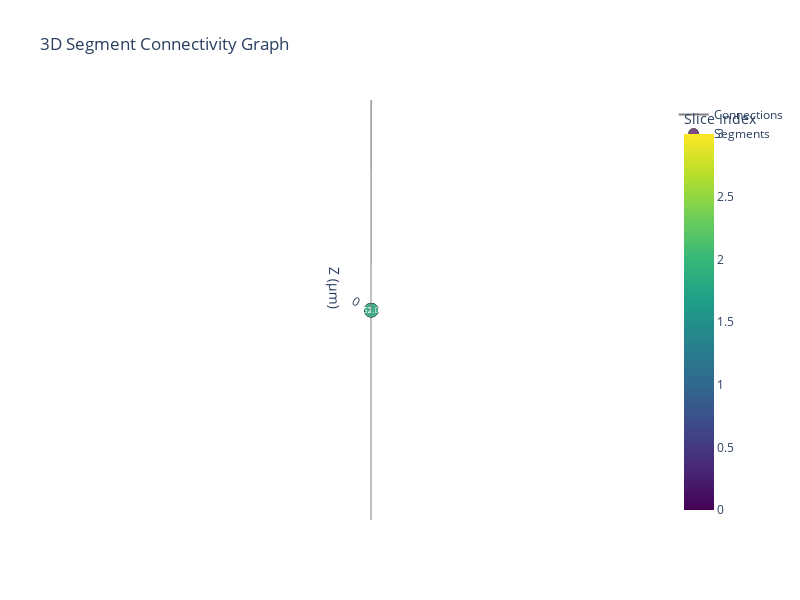

Source (notebook cell):
### Code cell
# Segment the mesh into compartments
segmenter = MeshSegmenter()
segments = segmenter.segment_mesh(mesh, slice_width=5.0, min_volume=1.0)

print(f"Segmentation results:")
print(f"  Total segments: {len(segments)}")
print(f"  Total slices: {len(segmenter.slices)}")
print(f"  Average segment volume: {np.mean([s.volume for s in segments]):.2f} µm³")

# Show segment connectivity
segmenter.visualize_connectivity_graph_3d(backend="plotly")

### Figure 1 — Plotly figure (JSON) as saved in the notebook; plotly's stock layout.template omitted (floating-point values rounded to 4 significant figures)
{"data": [{"hoverinfo": "none", "line": {"color": "gray", "width": 2}, "mode": "lines", "name": "Connections", "type": "scatter3d", "x": [1.729e-17, 1.063e-17, null, 1.063e-17, 1.063e-17, null, 1.063e-17, 1.135e-17, null], "y": [2.378e-17, -7.487e-17, null, -7.487e-17, -7.487e-17, null, -7.487e-17, -1.751e-17, null], "z": [-0.2419, 0, null, 0, 0, null, 0, 0.2419, null]}, {"customdata": [62.12, 62.12, 62.12, 62.12], "hovertemplate": "<b>%{text}</b><br>X: %{x:.2f}<br>Y: %{y:.2f}<br>Z: %{z:.2f}<br>Volume: %{customdata:.4f}<extra></extra>", "marker": {"color": [0, 1, 2, 3], "colorbar": {"title": {"text": "Slice Index"}}, "colorscale": [[0, "#440154"], [0.1111, "#482878"], [0.2222, "#3e4989"], [0.3333, "#31688e"], [0.4444, "#26828e"], [0.5556, "#1f9e89"], [0.6667, "#35b779"], [0.7778, "#6ece58"], [0.8889, "#b5de2b"], [1, "#fde725"]], "line": {"color": "black", "width": 1}, "showscale": true, "size": [10, 10, 10, 10]}, "mode": "markers+text", "name": "Segments", "text": ["S0.0", "S1.0", "S2.0", "S3.0"], "textfont": {"color": "white", "size": 8}, "textposition": "middle center", "type": "scatter3d", "x": [1.729e-17, 1.063e-17, 1.063e-17, 1.135e-17], "y": [2.378e-17, -7.487e-17, -7.487e-17, -1.751e-17], "z": [-0.2419, 0.0, 0.0, 0.2419]}], "layout": {"height": 600, "scene": {"aspectmode": "data", "camera": {"eye": {"x": 1.5, "y": 1.5, "z": 1.5}}, "xaxis": {"title": {"text": "X (μm)"}}, "yaxis": {"title": {"text": "Y (μm)"}}, "zaxis": {"title": {"text": "Z (μm)"}}}, "showlegend": true, "title": {"text": "3D Segment Connectivity Graph"}, "width": 800}}
